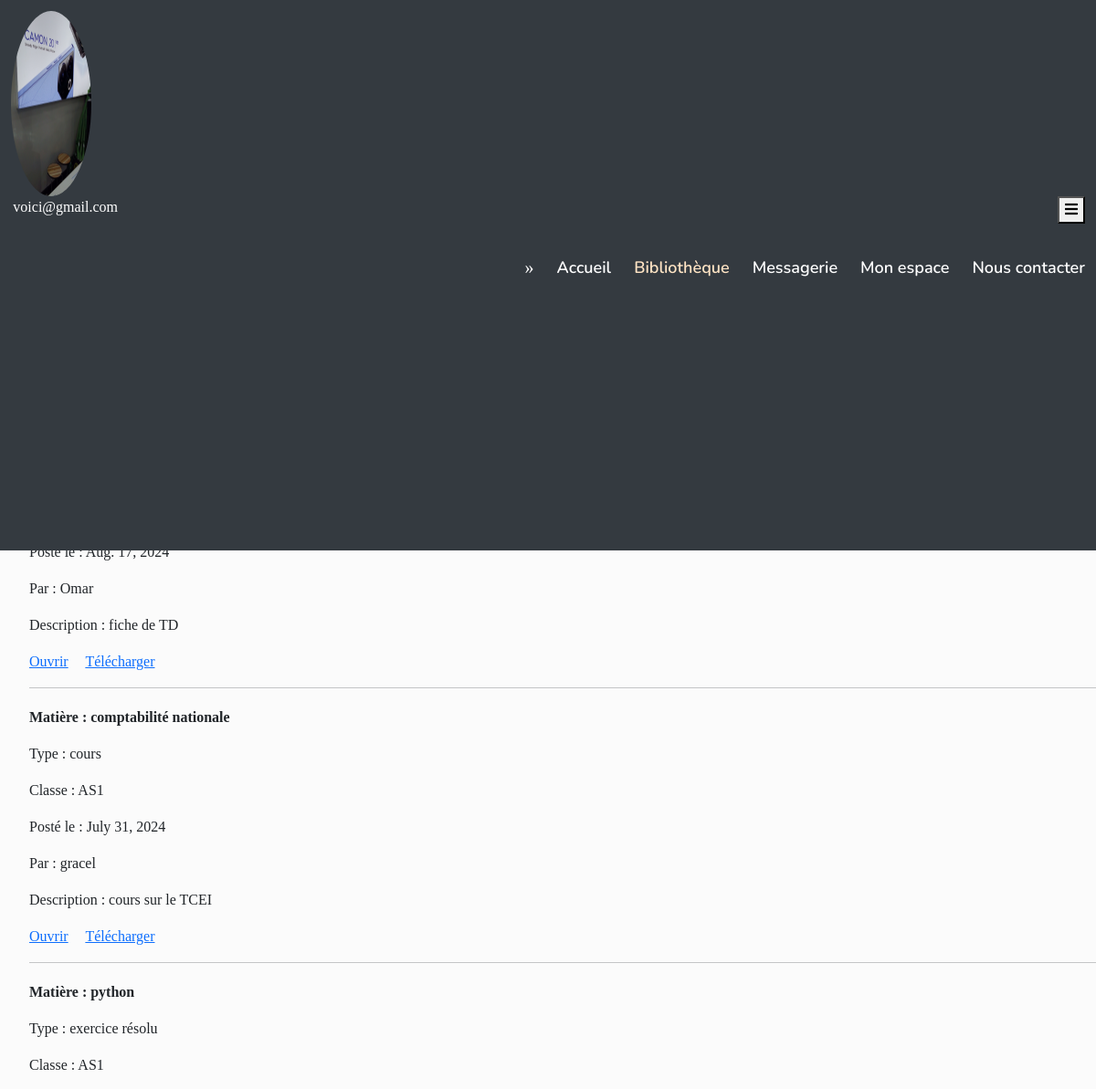
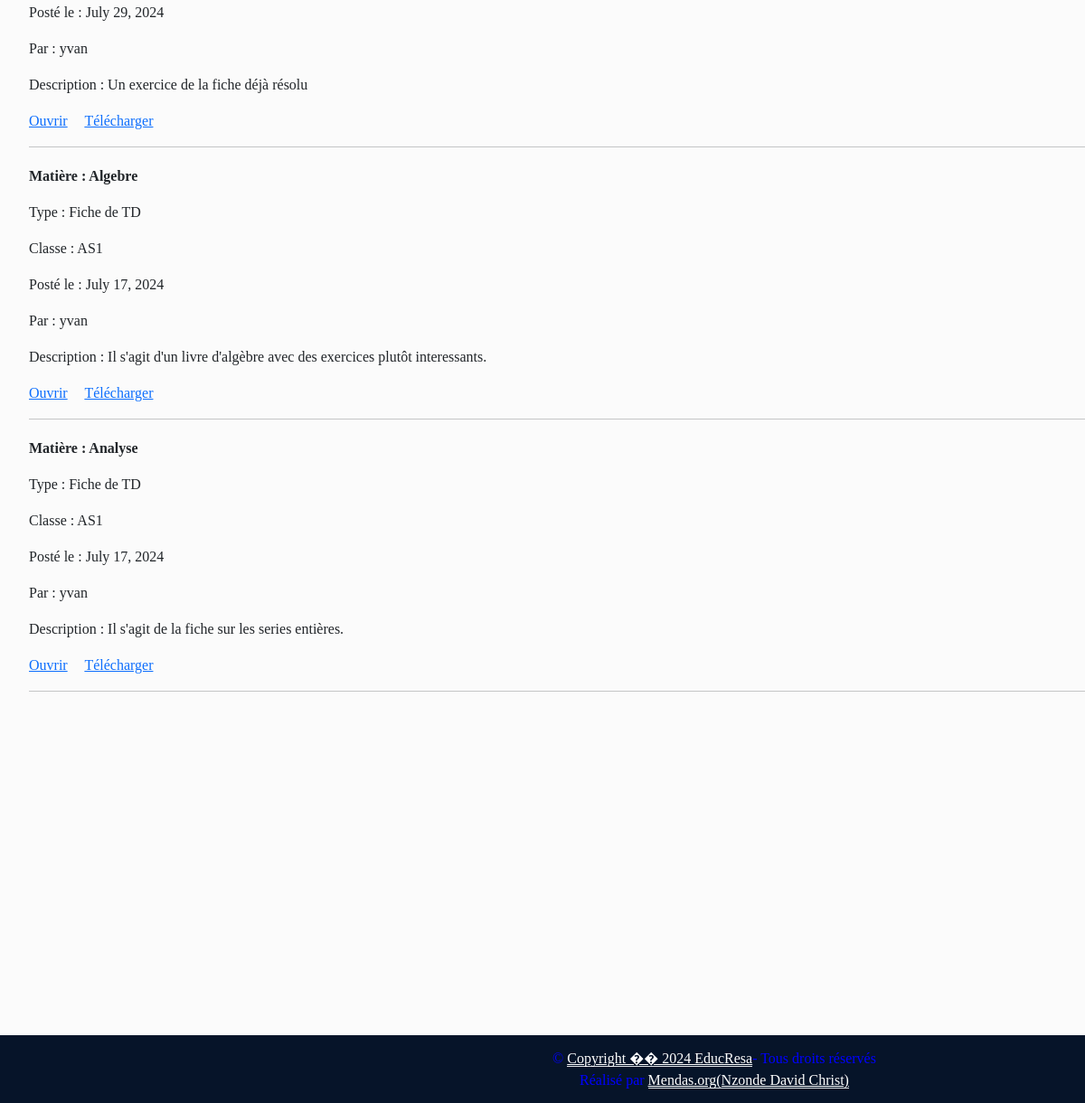
Screenshot of /bibliotheque/ (signed in) with the database file from the repository (2 pictures, top to bottom).
### comptes/models.py (models this page shows)
class Utilisateur (models.Model) :
    id = models.AutoField(primary_key=True)
    user = models.OneToOneField(settings.AUTH_USER_MODEL, on_delete=models.CASCADE, related_name='utilisateur',null=True,blank=True)
    username = models.CharField(max_length = 50, unique = True)
    email = models.EmailField(unique = True)
    password = models.CharField(max_length = 250, unique = True)
    photo = models.ImageField(upload_to = 'documents/photosUsers/', blank = True, default='documents/photosUsers/IMG_20230719_212156_362.jpg')
    def __str__(self) :
        return self.username

class Documents(models.Model):
    id = models.AutoField(primary_key=True)
    matiere = models.CharField(max_length=50)
    type = models.CharField(max_length=50)
    classe = models.CharField(max_length=50)
    date = models.DateField(auto_now_add=True)
    fichier = models.FileField(upload_to='DocumentsDivers/', unique=True)
    description = models.TextField(max_length=1000)
    auteur = models.ForeignKey(Utilisateur, on_delete=models.CASCADE)

### EducResa/views.py (the view)
# urls.py: path('bibliotheque/',views.bibliotheque, name='bibliotheque'),
def bibliotheque(request):
    user = Utilisateur.objects.get(id=request.session.get('user_id'))
    documents = Documents.objects.all().order_by('-date')
    nombre = Documents.objects.count()
    return render(request, 'bibliotheque.html', {'user': user, 'documents': documents, 'nombre': nombre})

### Templates/bibliotheque.html (shortened to what this page needs)
{% extends "base.html" %}
{% load static %}
{% block photo %}
    {% if user.photo %}
        <img src="{{user.photo.url}}" alt="Photo de profil" >
    {% endif %}
{% endblock %}
{% block email %}
    <span>{{ user.email }}</span>
{% endblock %}
{% block content %}
    <h2>Bienvenue sur la partie Bibliothèque</h2>
    <p> Cette bibliothèque comporte exactement {{nombre}} document{{nombre|pluralize}} publié{{nombre|pluralize}} par différents étudiants.</p>
    <p>Dans cette section, vous pouvez consulter les sujets, les télécharger, et biensûr  poster d'autres documents qui pourraient éventuellement aider d'autres étudiants.</p>
    <p>Vous pouvez également poster les mémoires en mettant comme matière "memoire", afin de faciliter la recherche des anciens mémoires</p>
    <div style="display:inline;">
        <div style="text-align:left;">
             <a href="{% url 'creer_document' %}"  type="submit" class="button btn btn-primary" >Ajouter un document</a>
        </div>
        <div style="text-align:right;">
        <form id="search-form" method="post" >
            <button style="color:white; font-style:bold;" type="submit" class="btn btn-primary" id="btn-rechercher">Rechercher</button>
        </form></div>
    </div><hr>
    {% if documents %}
        <ul>
            {% for doc in documents %}
                <li class="documents" data-matiere="{{doc.matiere}}" data-auteur="{{doc.auteur}}" data-classe="{{doc.classe}}"  style="display:block;margin-bottom: 20px;">
                    <div style="display: flex; justify-content: space-between; align-items: center;">
                        <div>
                            <p style="font-weight:bold;">Matière : {{ doc.matiere }}</p>
                            <p>Type : {{ doc.type }}</p>
                            <p>Classe : {{ doc.classe }}</p>
                            <p>Posté le : {{ doc.date}}</p>
                            {% if doc.auteur == user %}
                                <p>Par : Vous</p>
                            {% else %}
                                <p>Par : {{ doc.auteur}}</p>
                            {% endif %}
                            <p>Description : {{ doc.description}}</p>
                            <div style="display:inline;">
                                <a style="margin-right:15px" href="{% url 'voirdocument' doc.id %}">Ouvrir</a>
                                <a href="{% url 'downloaddoc' doc.id %}">Télécharger</a>
                            </div>
                        </div>
                    </div><hr>
                </li>
            {% endfor %}
        </ul>
    {% else %}
        <p>Aucun document disponible pour le moment.</p>
    {% endif %}
{% endblock %}

### static/css/style2.css (style rules this page uses)
:root { --primary: #06A3DA; --secondary: #34AD54; --light: #EEF9FF; --dark: #091E3E; }
h1, h2, .fw-bold { font-weight: 800 !important; }
.btn { font-family: 'Nunito', sans-serif; font-weight: 600; transition: .5s; }
.btn-primary, .btn-secondary { color: #FFFFFF; box-shadow: inset 0 0 0 50px transparent; }

### Templates/base.html (style rules this page uses)
.profil img { height: 100%; width: 75%; border-radius: 50%; }

### Templates/bibliotheque.html (style rules this page uses)
body { background-color: rgba(248,249,249, 0.5); font-family: 'Times New Roman', Arial, serif, Helvetica, sans-serif; }
.button { display: inline-block; padding: 10px 20px; font-size: 16px; color: #fff; background-color: #007BFF; border: none; border-radius: 5px; text-align: center; text-decoration: none; cursor: pointer; transition: background-color 0.3s ease; }

### rows the page displays
Utilisateur: photo (picture), email "voici@gmail.com"
Documents: date "Aug. 17, 2024", auteur "Omar", description "fiche de TD"
Documents: matiere "comptabilité nationale", type "cours", classe "AS1", date "July 31, 2024", auteur "gracel", description "cours sur le TCEI"
Documents: matiere "python", type "exercice résolu", classe "AS1", date "July 29, 2024", auteur "yvan", description "Un exercice de la fiche déjà résolu"
Documents: matiere "Algebre", type "Fiche de TD", classe "AS1", date "July 17, 2024", auteur "yvan", description "Il s'agit d'un livre d'algèbre avec des exercices plutôt interessants."
Documents: matiere "Analyse", type "Fiche de TD", classe "AS1", date "July 17, 2024", auteur "yvan", description "Il s'agit de la fiche sur les series entières."
